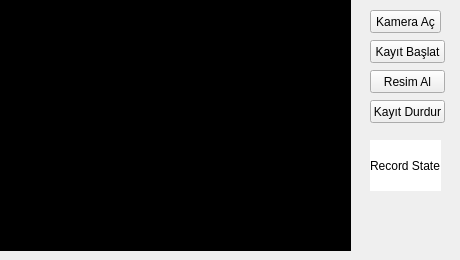
<?xml version="1.0" encoding="UTF-8"?>
<ui version="4.0">
 <class>VideoWidget</class>
 <widget class="QWidget" name="VideoWidget">
  <property name="geometry">
   <rect>
    <x>0</x>
    <y>0</y>
    <width>460</width>
    <height>260</height>
   </rect>
  </property>
  <property name="windowTitle">
   <string>Form</string>
  </property>
  <widget class="QLabel" name="renderLabel">
   <property name="geometry">
    <rect>
     <x>0</x>
     <y>0</y>
     <width>351</width>
     <height>251</height>
    </rect>
   </property>
   <property name="styleSheet">
    <string notr="true">background-color:rgb(0,0,0);
</string>
   </property>
   <property name="text">
    <string/>
   </property>
  </widget>
  <widget class="QPushButton" name="takePhotoButton">
   <property name="geometry">
    <rect>
     <x>370</x>
     <y>70</y>
     <width>75</width>
     <height>23</height>
    </rect>
   </property>
   <property name="text">
    <string>Resim Al</string>
   </property>
  </widget>
  <widget class="QPushButton" name="startRecordButton">
   <property name="geometry">
    <rect>
     <x>370</x>
     <y>40</y>
     <width>75</width>
     <height>23</height>
    </rect>
   </property>
   <property name="text">
    <string>Kayıt Başlat</string>
   </property>
  </widget>
  <widget class="QPushButton" name="stopRecordButton">
   <property name="geometry">
    <rect>
     <x>370</x>
     <y>100</y>
     <width>75</width>
     <height>23</height>
    </rect>
   </property>
   <property name="text">
    <string>Kayıt Durdur</string>
   </property>
  </widget>
  <widget class="QLabel" name="stateRecordLabel">
   <property name="geometry">
    <rect>
     <x>370</x>
     <y>140</y>
     <width>71</width>
     <height>51</height>
    </rect>
   </property>
   <property name="styleSheet">
    <string notr="true">background-color:rgb(255,255,255);
</string>
   </property>
   <property name="text">
    <string>Record State</string>
   </property>
  </widget>
  <widget class="QPushButton" name="startButton">
   <property name="geometry">
    <rect>
     <x>370</x>
     <y>10</y>
     <width>71</width>
     <height>23</height>
    </rect>
   </property>
   <property name="text">
    <string>Kamera Aç</string>
   </property>
  </widget>
 </widget>
 <resources/>
 <connections>
  <connection>
   <sender>takePhotoButton</sender>
   <signal>clicked()</signal>
   <receiver>VideoWidget</receiver>
   <slot>takePhotoClick()</slot>
   <hints>
    <hint type="sourcelabel">
     <x>63</x>
     <y>322</y>
    </hint>
    <hint type="destinationlabel">
     <x>118</x>
     <y>386</y>
    </hint>
   </hints>
  </connection>
  <connection>
   <sender>startRecordButton</sender>
   <signal>clicked()</signal>
   <receiver>VideoWidget</receiver>
   <slot>startRecordClick()</slot>
   <hints>
    <hint type="sourcelabel">
     <x>159</x>
     <y>327</y>
    </hint>
    <hint type="destinationlabel">
     <x>157</x>
     <y>404</y>
    </hint>
   </hints>
  </connection>
  <connection>
   <sender>stopRecordButton</sender>
   <signal>clicked()</signal>
   <receiver>VideoWidget</receiver>
   <slot>stopRecordClick()</slot>
   <hints>
    <hint type="sourcelabel">
     <x>214</x>
     <y>326</y>
    </hint>
    <hint type="destinationlabel">
     <x>207</x>
     <y>404</y>
    </hint>
   </hints>
  </connection>
  <connection>
   <sender>startButton</sender>
   <signal>clicked()</signal>
   <receiver>VideoWidget</receiver>
   <slot>startClick()</slot>
   <hints>
    <hint type="sourcelabel">
     <x>328</x>
     <y>327</y>
    </hint>
    <hint type="destinationlabel">
     <x>316</x>
     <y>383</y>
    </hint>
   </hints>
  </connection>
 </connections>
 <slots>
  <slot>takePhotoClick()</slot>
  <slot>startRecordClick()</slot>
  <slot>stopRecordClick()</slot>
  <slot>startClick()</slot>
 </slots>
</ui>
